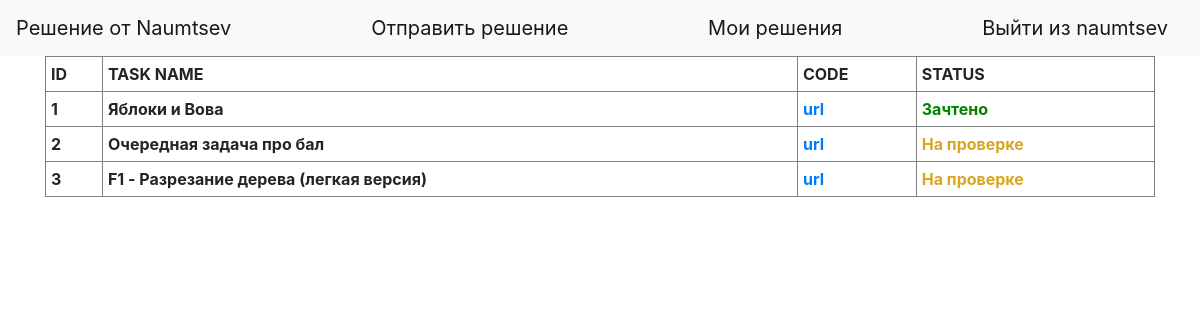
The app's page /my_solutions (signed in) with its own data.
### solution.py (models this page shows, shortened)
class YandexLyceumStudent(db.Model):
    id = db.Column(db.Integer, primary_key=True)
    username = db.Column(db.String(80), unique=True, nullable=False)
    name = db.Column(db.String(80), unique=False, nullable=False)
    surname = db.Column(db.String(80), unique=False, nullable=False)
    email = db.Column(db.String(120), unique=True, nullable=False)
    password = db.Column(db.String(120), unique=False, nullable=False)

class SolutionAttempt(db.Model):
    id = db.Column(db.Integer, primary_key=True)
    task = db.Column(db.String(80), unique=False, nullable=False)
    code = db.Column(db.String(1000), unique=False, nullable=False)
    status = db.Column(db.String(50), unique=False, nullable=False)
    student_id = db.Column(db.Integer,
                           db.ForeignKey('yandex_lyceum_student.id'),
                           nullable=False)
    student = db.relationship('YandexLyceumStudent',
                              backref=db.backref('SolutionAttempts',
                                                 lazy=True))

### solution.py (the view)
@app.route('/my_solutions', methods=['POST', 'GET'])
def my_solutions():
    if 'username' not in session:
        return redirect('/login')
    user = YandexLyceumStudent.query.filter_by(username=session['username']).first()
    all = SolutionAttempt.query.filter_by(student_id=user.id)
    arr = []
    for i in all:
        arr.append((i.id, i.task, i.status))
    return render_template('my_solutions.html', ADMINS=ADMINS, session=session, solutions=arr, sz=len(arr))

### templates/my_solutions.html (shortened to what this page needs)
{% extends "base.html" %}
{% block content %}
{% if sz == 0%}
    <h1> <a style="margin:350px;" >Список ваших решений пуст </a></h1>
      {% else %}
    <div>
  <table border="1" width="100%" cellpadding="5" >
       <th>ID</th>
      <th>TASK NAME</th>
      <th>CODE</th>
      <th>STATUS</th>
      {% for id, task_name, status in solutions %}
      <tr>
          <th>{{id}}</th>
          <th>{{task_name}}</th>
          <th> <a href="/code/{{id}}">url</a></th>
          {% if status == 'На проверке'%}
          <th style="color:#DAA520">{{status}}</th>
          {% endif %}
            {% if status == 'Зачтено'%}
          <th style="color:green">{{status}}</th>
          {% endif %}
    </tr>
      {% endfor %}
       </table>
    </div>
{% endif %}
{% endblock %}

### templates/base.html (shortened to what this page needs)
<!doctype html>
<html lang="en">
<head>
    <link rel="stylesheet" href="https://maxcdn.bootstrapcdn.com/bootstrap/4.0.0/css/bootstrap.min.css">
</head>
  <body>
    <header>
      <nav class="navbar navbar-light bg-light">
        <a class="navbar-brand" href="#">Решение от Naumtsev</a>
          {% if "username" in session %}
                        {% if session["username"] in ADMINS %}
                            <a class="navbar-brand" href="/solutions">Решения учеников</a>
                         {% else %}
                              <a class="navbar-brand" href="/send_solution">Отправить решение</a>
                              <a class="navbar-brand" href="/my_solutions">Мои решения</a>
                        {% endif %}
                         <a class="navbar-brand" href="/logout">Выйти из {{session["username"]}}</a>
           {% endif %}
      </nav>
    </header>
    <main role="main" class="container">
        {% block content %}
        {% endblock %}
    </main>
  </body>
</html>

### records on screen
YandexLyceumStudent: username "naumtsev"
SolutionAttempt: id "1", task "Яблоки и Вова", status "Зачтено"
SolutionAttempt: id "2", task "Очередная задача про бал", status "На проверке"
SolutionAttempt: id "3", task "F1 - Разрезание дерева (легкая версия)", status "На проверке"
